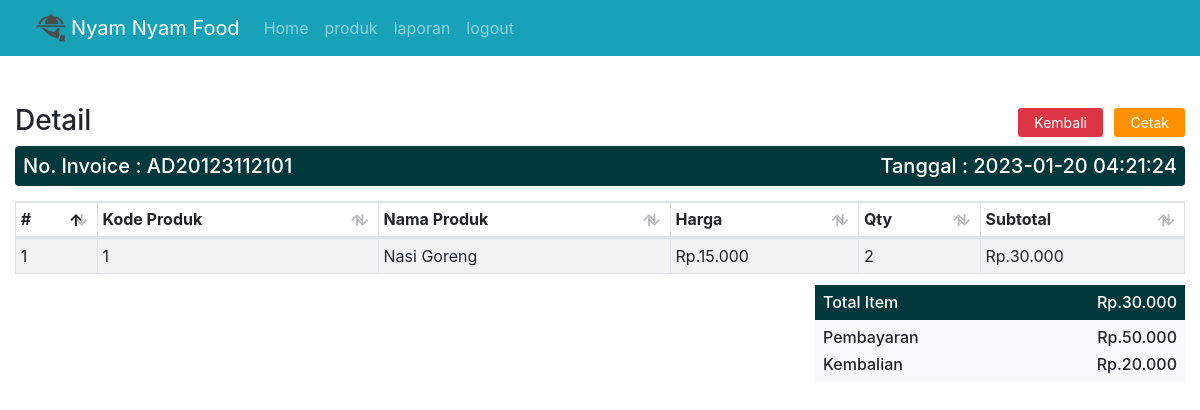
Screenshot of /invoice.php?detail=AD20123112101 (signed in) with the database file from the repository.
### tables this page shows
CREATE TABLE `inv` (
  `invid` int(11) NOT NULL,
  `invoice` varchar(100) NOT NULL,
  `tgl_inv` timestamp NOT NULL DEFAULT current_timestamp() ON UPDATE current_timestamp(),
  `pembayaran` int(11) NOT NULL,
  `kembalian` int(11) NOT NULL,
  `status` varchar(10) NOT NULL
);

CREATE TABLE `laporan` (
  `idlaporan` int(11) NOT NULL,
  `invoice` varchar(100) NOT NULL,
  `kode_produk` varchar(100) NOT NULL,
  `nama_produk` varchar(100) NOT NULL,
  `harga` int(11) NOT NULL,
  `harga_modal` int(11) NOT NULL,
  `qty` int(11) NOT NULL,
  `subtotal` int(11) NOT NULL
);

### invoice.php (the view, shortened to what this page needs)
<?php include 'sidebar.php'; ?>
<?php
$noinv = $_GET['detail'];
$DataInv = mysqli_fetch_array(mysqli_query($conn,"SELECT * FROM inv WHERE invoice='$noinv'"));
$Dbayar = $DataInv['pembayaran'];
$Dkembali = $DataInv['kembalian'];
$Datee = $DataInv['tgl_inv'];
?>
<h1 class="h3 mb-2">
Detail
<span class="float-right">
<a href="index.php" class="btn btn-danger btn-sm px-3 mr-1">Kembali</a>
<button type="button" class="btn btn-primary btn-sm px-3"  onclick="document.title='Invoice#<?php echo $noinv ?>';window.print()">
Cetak</button>
</span>
</h1>
<div class="bg-purple p-2 text-white" style="border-radius:0.25rem;">
<div class="row">
    <div class="col-lg-6"><h5 class="mb-0">No. Invoice : <?php echo $noinv ?></h5></div>
    <div class="col-lg-6"><h5 class="mb-0 date-inv">Tanggal : <?php echo $Datee ?></h5></div>
</div>
</div>
<table class="table table-striped table-sm table-bordered dt-responsive nowrap print-none" id="cart" width="100%">
<thead>
  <tr>
    <th>#</th>
    <th>Kode Produk</th>
    <th>Nama Produk</th>
    <th>Harga</th>
    <th>Qty</th>
    <th>Subtotal</th>
  </tr>
</thead>
<tbody>
<?php
$no = 1;
$data_laporan = mysqli_query($conn,"SELECT * FROM laporan WHERE invoice='$noinv'");
while($d = mysqli_fetch_array($data_laporan)){
    ?>
  <tr>
    <td><?php echo $no++; ?></td>
    <td><?php echo $d['kode_produk']; ?></td>
    <td><?php echo $d['nama_produk']; ?></td>
    <td>Rp.<?php echo ribuan($d['harga']); ?></td>
    <td><?php echo $d['qty']; ?></td>
    <td>Rp.<?php echo ribuan($d['subtotal']); ?></td>
  </tr>
  <?php } ?>
</tbody>
</table>
<?php
$i4 = mysqli_fetch_assoc(mysqli_query($conn,"SELECT SUM(subtotal) as isub FROM laporan WHERE invoice='$noinv'"));
?>
<div class="row justify-content-end mt-1">
    <div class="col-sm-6 col-md-5 col-lg-4">
        <div class="bg-purple text-white p-2">
            <h6 class="mb-0">Total Item
                <span class="float-right">Rp.<?php echo ribuan($i4['isub']); ?></span>
            </h6>
        </div>
        <div class="bg-light p-2">
            <h6 class="mb-2">Pembayaran
            <span class="float-right">Rp.<?php echo ribuan($Dbayar); ?></span>
            </h6>
            <h6 class="mb-0">Kembalian
            <span class="float-right">Rp.<?php echo ribuan($Dkembali); ?></span>
            </h6>
        </div>
    </div>
</div>
<?php include 'footer.php'; ?>

### assets/css/style.css (style rules this page uses)
html, body { font-size:1rem; scroll-behavior: smooth; font-family: 'Signika', sans-serif; }
a { text-decoration: none !important; }
.btn-primary { background: #ff9100!important; }
.btn, .btn:focus, .btn:hover, .btn:active { border: none !important; }
.chiller-theme .sidebar-wrapper,.bg-purple { background: #01383b; }
.date-inv { text-align: right; }

### rows the page displays
inv: tgl_inv "2023-01-20 04:21:24", pembayaran "50.000", kembalian "20.000"
laporan: kode_produk "1", nama_produk "Nasi Goreng", harga "15.000", qty "2", subtotal "30.000"

### other values shown
$noinv "AD20123112101"
ribuan($i4['isub']) "30.000"
